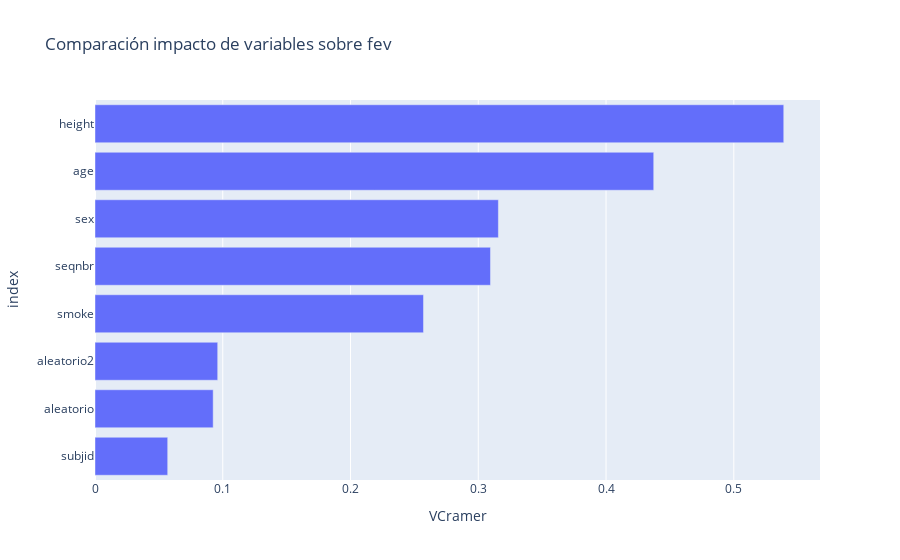

This figure's notebook cell:
### Markdown cell above
## Pregunta 2

Sabiendo que la variable objetivo es *Fev*. Presenta un gráfico con las relaciones de asociación de los predictores frente a Fev.

### Code cell
# Gráfico de relaciones con la objetivo
print("Creo dos columnas aleatorias. Su valor es meramente comparativo, las variables con menor asociación que ellas probablemente no sean significativas.")
df_fev['aleatorio'] = np.random.uniform(0,1,size=df_fev.shape[0])
df_fev['aleatorio2'] = np.random.uniform(0,1,size=df_fev.shape[0])
X = df_fev.drop(["fev"], axis = 1)
Y = df_fev.fev
tablaCramer = pd.DataFrame(X.apply(lambda x: NuestrasFunciones.cramers_v(x,Y)),columns=['VCramer'])
px.bar(tablaCramer,x=tablaCramer.VCramer,title='Comparación impacto de variables sobre fev').update_yaxes(categoryorder="total ascending")

### Figure 1 — Plotly figure (JSON) as saved in the notebook; plotly's stock layout.template omitted (floating-point values rounded to 4 significant figures)
{"data": [{"alignmentgroup": "True", "hovertemplate": "VCramer=%{x}<br>index=%{y}<extra></extra>", "legendgroup": "", "marker": {"color": "#636efa", "pattern": {"shape": ""}}, "name": "", "offsetgroup": "", "orientation": "h", "showlegend": false, "textposition": "auto", "type": "bar", "x": [0.3095, 0.0569, 0.4373, 0.5391, 0.3157, 0.2571, 0.0925, 0.09604], "xaxis": "x", "y": ["seqnbr", "subjid", "age", "height", "sex", "smoke", "aleatorio", "aleatorio2"], "yaxis": "y"}], "layout": {"autosize": true, "barmode": "relative", "legend": {"tracegroupgap": 0}, "title": {"text": "Comparación impacto de variables sobre fev"}, "xaxis": {"anchor": "y", "autorange": true, "domain": [0, 1], "range": [0, 0.5675], "title": {"text": "VCramer"}, "type": "linear"}, "yaxis": {"anchor": "x", "autorange": true, "categoryorder": "total ascending", "domain": [0, 1], "range": [-0.5, 7.5], "title": {"text": "index"}, "type": "category"}}}
